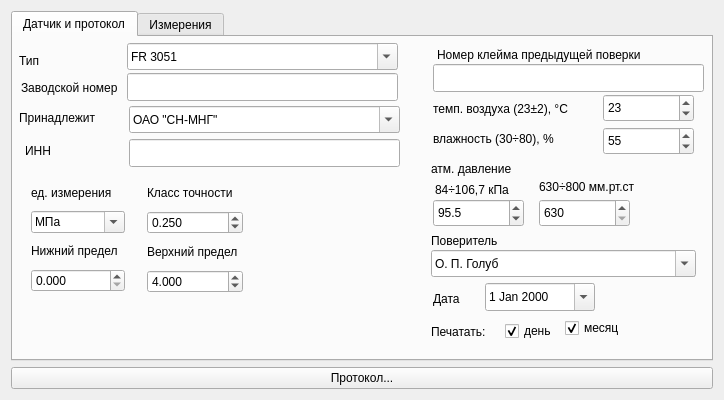
<ui version="4.0" >
 <class>PressForm</class>
 <widget class="QWidget" name="PressForm" >
  <property name="geometry" >
   <rect>
    <x>0</x>
    <y>0</y>
    <width>724</width>
    <height>400</height>
   </rect>
  </property>
  <property name="minimumSize" >
   <size>
    <width>724</width>
    <height>400</height>
   </size>
  </property>
  <property name="windowTitle" >
   <string>Поверка</string>
  </property>
  <layout class="QVBoxLayout" name="verticalLayout" >
   <item>
    <widget class="QTabWidget" name="tabWidget" >
     <property name="currentIndex" >
      <number>0</number>
     </property>
     <widget class="QWidget" name="tab" >
      <attribute name="title" >
       <string>Датчик и протокол</string>
      </attribute>
      <widget class="QLabel" name="label" >
       <property name="geometry" >
        <rect>
         <x>6</x>
         <y>15</y>
         <width>54</width>
         <height>18</height>
        </rect>
       </property>
       <property name="text" >
        <string>Тип</string>
       </property>
      </widget>
      <widget class="QComboBox" name="NameBox" >
       <property name="geometry" >
        <rect>
         <x>114</x>
         <y>6</y>
         <width>271</width>
         <height>27</height>
        </rect>
       </property>
       <property name="editable" >
        <bool>true</bool>
       </property>
       <item>
        <property name="text" >
         <string>FR 3051</string>
        </property>
       </item>
       <item>
        <property name="text" >
         <string>Метран</string>
        </property>
       </item>
       <item>
        <property name="text" >
         <string>Сапфир</string>
        </property>
       </item>
      </widget>
      <widget class="QLabel" name="label_2" >
       <property name="geometry" >
        <rect>
         <x>8</x>
         <y>42</y>
         <width>109</width>
         <height>18</height>
        </rect>
       </property>
       <property name="text" >
        <string>Заводской номер</string>
       </property>
      </widget>
      <widget class="QLineEdit" name="SerialEdit" >
       <property name="geometry" >
        <rect>
         <x>114</x>
         <y>36</y>
         <width>271</width>
         <height>28</height>
        </rect>
       </property>
      </widget>
      <widget class="QLabel" name="label_3" >
       <property name="geometry" >
        <rect>
         <x>6</x>
         <y>72</y>
         <width>89</width>
         <height>18</height>
        </rect>
       </property>
       <property name="text" >
        <string>Принадлежит</string>
       </property>
      </widget>
      <widget class="QComboBox" name="OwnerBox" >
       <property name="geometry" >
        <rect>
         <x>116</x>
         <y>69</y>
         <width>271</width>
         <height>27</height>
        </rect>
       </property>
       <property name="editable" >
        <bool>true</bool>
       </property>
       <item>
        <property name="text" >
         <string>ОАО "СН-МНГ"</string>
        </property>
       </item>
       <item>
        <property name="text" >
         <string>ОАО "ТНК-Нижневартовск"</string>
        </property>
       </item>
       <item>
        <property name="text" >
         <string>ОАО "СНГДУ-2"</string>
        </property>
       </item>
       <item>
        <property name="text" >
         <string>ОАО "СНГ"</string>
        </property>
       </item>
      </widget>
      <widget class="QDateEdit" name="dateEdit" >
       <property name="geometry" >
        <rect>
         <x>472</x>
         <y>246</y>
         <width>110</width>
         <height>28</height>
        </rect>
       </property>
       <property name="calendarPopup" >
        <bool>true</bool>
       </property>
       <property name="timeSpec" >
        <enum>Qt::LocalTime</enum>
       </property>
      </widget>
      <widget class="QLabel" name="label_14" >
       <property name="geometry" >
        <rect>
         <x>420</x>
         <y>252</y>
         <width>37</width>
         <height>20</height>
        </rect>
       </property>
       <property name="text" >
        <string>Дата</string>
       </property>
      </widget>
      <widget class="QLabel" name="label_15" >
       <property name="geometry" >
        <rect>
         <x>418</x>
         <y>285</y>
         <width>67</width>
         <height>20</height>
        </rect>
       </property>
       <property name="text" >
        <string>Печатать:</string>
       </property>
      </widget>
      <widget class="QCheckBox" name="DayBox" >
       <property name="geometry" >
        <rect>
         <x>492</x>
         <y>282</y>
         <width>59</width>
         <height>24</height>
        </rect>
       </property>
       <property name="text" >
        <string>день</string>
       </property>
       <property name="checked" >
        <bool>true</bool>
       </property>
      </widget>
      <widget class="QCheckBox" name="MonthBox" >
       <property name="geometry" >
        <rect>
         <x>552</x>
         <y>279</y>
         <width>65</width>
         <height>24</height>
        </rect>
       </property>
       <property name="text" >
        <string>месяц</string>
       </property>
       <property name="checked" >
        <bool>true</bool>
       </property>
      </widget>
      <widget class="QComboBox" name="PoverBox" >
       <property name="geometry" >
        <rect>
         <x>418</x>
         <y>213</y>
         <width>265</width>
         <height>27</height>
        </rect>
       </property>
       <property name="editable" >
        <bool>true</bool>
       </property>
       <item>
        <property name="text" >
         <string>О. П. Голуб</string>
        </property>
       </item>
       <item>
        <property name="text" >
         <string>Е. В. Денис</string>
        </property>
       </item>
       <item>
        <property name="text" >
         <string>Н. В. Григорьева</string>
        </property>
       </item>
       <item>
        <property name="text" >
         <string>С. В. Багаева</string>
        </property>
       </item>
      </widget>
      <widget class="QLabel" name="label_16" >
       <property name="geometry" >
        <rect>
         <x>418</x>
         <y>195</y>
         <width>89</width>
         <height>18</height>
        </rect>
       </property>
       <property name="text" >
        <string>Поверитель</string>
       </property>
      </widget>
      <widget class="QLineEdit" name="KleimoEdit" >
       <property name="geometry" >
        <rect>
         <x>420</x>
         <y>27</y>
         <width>271</width>
         <height>28</height>
        </rect>
       </property>
      </widget>
      <widget class="QLabel" name="label_17" >
       <property name="geometry" >
        <rect>
         <x>424</x>
         <y>9</y>
         <width>209</width>
         <height>18</height>
        </rect>
       </property>
       <property name="text" >
        <string>Номер клейма предыдущей поверки</string>
       </property>
      </widget>
      <widget class="QLabel" name="label_18" >
       <property name="geometry" >
        <rect>
         <x>420</x>
         <y>63</y>
         <width>151</width>
         <height>18</height>
        </rect>
       </property>
       <property name="text" >
        <string>&lt;!DOCTYPE HTML PUBLIC "-//W3C//DTD HTML 4.0//EN" "http://www.w3.org/TR/REC-html40/strict.dtd">
&lt;html>&lt;head>&lt;meta name="qrichtext" content="1" />&lt;style type="text/css">
p, li { white-space: pre-wrap; }
&lt;/style>&lt;/head>&lt;body style=" font-family:'Sans Serif'; font-size:9pt; font-weight:400; font-style:normal;">
&lt;p style=" margin-top:0px; margin-bottom:0px; margin-left:0px; margin-right:0px; -qt-block-indent:0; text-indent:0px;">темп. воздуха (23±2), °C&lt;/p>&lt;/body>&lt;/html></string>
       </property>
      </widget>
      <widget class="QLabel" name="label_19" >
       <property name="geometry" >
        <rect>
         <x>418</x>
         <y>123</y>
         <width>117</width>
         <height>18</height>
        </rect>
       </property>
       <property name="text" >
        <string>атм. давление</string>
       </property>
      </widget>
      <widget class="QLabel" name="label_20" >
       <property name="geometry" >
        <rect>
         <x>420</x>
         <y>93</y>
         <width>139</width>
         <height>18</height>
        </rect>
       </property>
       <property name="text" >
        <string>&lt;!DOCTYPE HTML PUBLIC "-//W3C//DTD HTML 4.0//EN" "http://www.w3.org/TR/REC-html40/strict.dtd">
&lt;html>&lt;head>&lt;meta name="qrichtext" content="1" />&lt;style type="text/css">
p, li { white-space: pre-wrap; }
&lt;/style>&lt;/head>&lt;body style=" font-family:'Sans Serif'; font-size:9pt; font-weight:400; font-style:normal;">
&lt;p style=" margin-top:0px; margin-bottom:0px; margin-left:0px; margin-right:0px; -qt-block-indent:0; text-indent:0px;">влажность (30÷80), %&lt;/p>&lt;/body>&lt;/html></string>
       </property>
      </widget>
      <widget class="QDoubleSpinBox" name="tvos_box" >
       <property name="geometry" >
        <rect>
         <x>590</x>
         <y>57</y>
         <width>91</width>
         <height>28</height>
        </rect>
       </property>
       <property name="decimals" >
        <number>0</number>
       </property>
       <property name="minimum" >
        <double>21.000000000000000</double>
       </property>
       <property name="maximum" >
        <double>25.000000000000000</double>
       </property>
       <property name="singleStep" >
        <double>1.000000000000000</double>
       </property>
       <property name="value" >
        <double>23.000000000000000</double>
       </property>
      </widget>
      <widget class="QDoubleSpinBox" name="water_box" >
       <property name="geometry" >
        <rect>
         <x>590</x>
         <y>90</y>
         <width>91</width>
         <height>28</height>
        </rect>
       </property>
       <property name="decimals" >
        <number>0</number>
       </property>
       <property name="minimum" >
        <double>30.000000000000000</double>
       </property>
       <property name="maximum" >
        <double>80.000000000000000</double>
       </property>
       <property name="singleStep" >
        <double>1.000000000000000</double>
       </property>
       <property name="value" >
        <double>55.000000000000000</double>
       </property>
      </widget>
      <widget class="QDoubleSpinBox" name="atmkpa_box" >
       <property name="geometry" >
        <rect>
         <x>420</x>
         <y>162</y>
         <width>91</width>
         <height>28</height>
        </rect>
       </property>
       <property name="decimals" >
        <number>1</number>
       </property>
       <property name="minimum" >
        <double>84.000000000000000</double>
       </property>
       <property name="maximum" >
        <double>106.700000000000003</double>
       </property>
       <property name="singleStep" >
        <double>0.500000000000000</double>
       </property>
       <property name="value" >
        <double>95.500000000000000</double>
       </property>
      </widget>
      <widget class="QDoubleSpinBox" name="atmmm_box" >
       <property name="geometry" >
        <rect>
         <x>526</x>
         <y>162</y>
         <width>91</width>
         <height>28</height>
        </rect>
       </property>
       <property name="decimals" >
        <number>0</number>
       </property>
       <property name="minimum" >
        <double>630.000000000000000</double>
       </property>
       <property name="maximum" >
        <double>800.000000000000000</double>
       </property>
       <property name="singleStep" >
        <double>1.000000000000000</double>
       </property>
       <property name="value" >
        <double>630.000000000000000</double>
       </property>
      </widget>
      <widget class="QLabel" name="label_21" >
       <property name="geometry" >
        <rect>
         <x>422</x>
         <y>144</y>
         <width>83</width>
         <height>18</height>
        </rect>
       </property>
       <property name="text" >
        <string>&lt;!DOCTYPE HTML PUBLIC "-//W3C//DTD HTML 4.0//EN" "http://www.w3.org/TR/REC-html40/strict.dtd">
&lt;html>&lt;head>&lt;meta name="qrichtext" content="1" />&lt;style type="text/css">
p, li { white-space: pre-wrap; }
&lt;/style>&lt;/head>&lt;body style=" font-family:'Sans Serif'; font-size:9pt; font-weight:400; font-style:normal;">
&lt;p style=" margin-top:0px; margin-bottom:0px; margin-left:0px; margin-right:0px; -qt-block-indent:0; text-indent:0px;">84÷106,7 кПа&lt;/p>&lt;/body>&lt;/html></string>
       </property>
      </widget>
      <widget class="QLabel" name="label_22" >
       <property name="geometry" >
        <rect>
         <x>526</x>
         <y>141</y>
         <width>115</width>
         <height>18</height>
        </rect>
       </property>
       <property name="text" >
        <string>630÷800 мм.рт.ст</string>
       </property>
      </widget>
      <widget class="QLabel" name="label_23" >
       <property name="geometry" >
        <rect>
         <x>12</x>
         <y>105</y>
         <width>53</width>
         <height>18</height>
        </rect>
       </property>
       <property name="text" >
        <string>ИНН</string>
       </property>
      </widget>
      <widget class="QLineEdit" name="INNEdit" >
       <property name="geometry" >
        <rect>
         <x>116</x>
         <y>102</y>
         <width>271</width>
         <height>28</height>
        </rect>
       </property>
      </widget>
      <widget class="QWidget" name="" >
       <property name="geometry" >
        <rect>
         <x>18</x>
         <y>144</y>
         <width>94</width>
         <height>111</height>
        </rect>
       </property>
       <layout class="QVBoxLayout" name="verticalLayout_2" >
        <item>
         <widget class="QLabel" name="label_4" >
          <property name="text" >
           <string>ед. измерения</string>
          </property>
         </widget>
        </item>
        <item>
         <widget class="QComboBox" name="UnitBox" >
          <property name="editable" >
           <bool>true</bool>
          </property>
          <item>
           <property name="text" >
            <string>МПа</string>
           </property>
          </item>
          <item>
           <property name="text" >
            <string>бар</string>
           </property>
          </item>
          <item>
           <property name="text" >
            <string>кПа</string>
           </property>
          </item>
          <item>
           <property name="text" >
            <string>кгс/см2</string>
           </property>
          </item>
          <item>
           <property name="text" >
            <string>мм. рт. ст</string>
           </property>
          </item>
         </widget>
        </item>
        <item>
         <widget class="QLabel" name="label_5" >
          <property name="text" >
           <string>Нижний предел</string>
          </property>
         </widget>
        </item>
        <item>
         <widget class="QDoubleSpinBox" name="minBox" >
          <property name="decimals" >
           <number>3</number>
          </property>
          <property name="maximum" >
           <double>10000.000000000000000</double>
          </property>
          <property name="value" >
           <double>0.000000000000000</double>
          </property>
         </widget>
        </item>
       </layout>
      </widget>
      <widget class="QWidget" name="" >
       <property name="geometry" >
        <rect>
         <x>134</x>
         <y>144</y>
         <width>96</width>
         <height>112</height>
        </rect>
       </property>
       <layout class="QVBoxLayout" name="verticalLayout_3" >
        <item>
         <widget class="QLabel" name="label_13" >
          <property name="text" >
           <string>Класс точности</string>
          </property>
         </widget>
        </item>
        <item>
         <widget class="QDoubleSpinBox" name="KlassBox" >
          <property name="decimals" >
           <number>3</number>
          </property>
          <property name="singleStep" >
           <double>0.250000000000000</double>
          </property>
          <property name="value" >
           <double>0.250000000000000</double>
          </property>
         </widget>
        </item>
        <item>
         <widget class="QLabel" name="label_6" >
          <property name="text" >
           <string>Верхний предел</string>
          </property>
         </widget>
        </item>
        <item>
         <widget class="QDoubleSpinBox" name="maxBox" >
          <property name="decimals" >
           <number>3</number>
          </property>
          <property name="maximum" >
           <double>10000.000000000000000</double>
          </property>
          <property name="value" >
           <double>4.000000000000000</double>
          </property>
         </widget>
        </item>
       </layout>
      </widget>
     </widget>
     <widget class="QWidget" name="tab_2" >
      <attribute name="title" >
       <string>Измерения</string>
      </attribute>
      <widget class="QWidget" name="gridLayoutWidget" >
       <property name="geometry" >
        <rect>
         <x>2</x>
         <y>36</y>
         <width>697</width>
         <height>280</height>
        </rect>
       </property>
       <layout class="QGridLayout" name="gridLayout" >
        <property name="margin" >
         <number>1</number>
        </property>
        <property name="spacing" >
         <number>1</number>
        </property>
        <item row="5" column="0" >
         <widget class="QLabel" name="p1Value" >
          <property name="text" >
           <string>TextLabel</string>
          </property>
          <property name="alignment" >
           <set>Qt::AlignCenter</set>
          </property>
         </widget>
        </item>
        <item row="6" column="0" >
         <widget class="QLabel" name="p2Value" >
          <property name="text" >
           <string>TextLabel</string>
          </property>
          <property name="alignment" >
           <set>Qt::AlignCenter</set>
          </property>
         </widget>
        </item>
        <item row="7" column="0" >
         <widget class="QLabel" name="p3Value" >
          <property name="text" >
           <string>TextLabel</string>
          </property>
          <property name="alignment" >
           <set>Qt::AlignCenter</set>
          </property>
         </widget>
        </item>
        <item row="8" column="0" >
         <widget class="QLabel" name="p4Value" >
          <property name="text" >
           <string>TextLabel</string>
          </property>
          <property name="alignment" >
           <set>Qt::AlignCenter</set>
          </property>
         </widget>
        </item>
        <item row="9" column="0" >
         <widget class="QLabel" name="p5Value" >
          <property name="text" >
           <string>TextLabel</string>
          </property>
          <property name="alignment" >
           <set>Qt::AlignCenter</set>
          </property>
         </widget>
        </item>
        <item row="10" column="0" >
         <widget class="QLabel" name="p6Value" >
          <property name="text" >
           <string>TextLabel</string>
          </property>
          <property name="alignment" >
           <set>Qt::AlignCenter</set>
          </property>
         </widget>
        </item>
        <item row="5" column="1" >
         <widget class="QLabel" name="i1Value" >
          <property name="text" >
           <string>TextLabel</string>
          </property>
          <property name="alignment" >
           <set>Qt::AlignCenter</set>
          </property>
         </widget>
        </item>
        <item row="6" column="1" >
         <widget class="QLabel" name="i2Value" >
          <property name="text" >
           <string>TextLabel</string>
          </property>
          <property name="alignment" >
           <set>Qt::AlignCenter</set>
          </property>
         </widget>
        </item>
        <item row="7" column="1" >
         <widget class="QLabel" name="i3Value" >
          <property name="text" >
           <string>TextLabel</string>
          </property>
          <property name="alignment" >
           <set>Qt::AlignCenter</set>
          </property>
         </widget>
        </item>
        <item row="8" column="1" >
         <widget class="QLabel" name="i4Value" >
          <property name="text" >
           <string>TextLabel</string>
          </property>
          <property name="alignment" >
           <set>Qt::AlignCenter</set>
          </property>
         </widget>
        </item>
        <item row="9" column="1" >
         <widget class="QLabel" name="i5Value" >
          <property name="text" >
           <string>TextLabel</string>
          </property>
          <property name="alignment" >
           <set>Qt::AlignCenter</set>
          </property>
         </widget>
        </item>
        <item row="10" column="1" >
         <widget class="QLabel" name="i6Value" >
          <property name="text" >
           <string>TextLabel</string>
          </property>
          <property name="alignment" >
           <set>Qt::AlignCenter</set>
          </property>
         </widget>
        </item>
        <item row="5" column="2" >
         <widget class="QDoubleSpinBox" name="i1u" >
          <property name="decimals" >
           <number>3</number>
          </property>
          <property name="singleStep" >
           <double>0.001000000000000</double>
          </property>
         </widget>
        </item>
        <item row="6" column="2" >
         <widget class="QDoubleSpinBox" name="i2u" >
          <property name="decimals" >
           <number>3</number>
          </property>
          <property name="singleStep" >
           <double>0.001000000000000</double>
          </property>
         </widget>
        </item>
        <item row="7" column="2" >
         <widget class="QDoubleSpinBox" name="i3u" >
          <property name="decimals" >
           <number>3</number>
          </property>
          <property name="singleStep" >
           <double>0.001000000000000</double>
          </property>
         </widget>
        </item>
        <item row="8" column="2" >
         <widget class="QDoubleSpinBox" name="i4u" >
          <property name="decimals" >
           <number>3</number>
          </property>
          <property name="singleStep" >
           <double>0.001000000000000</double>
          </property>
         </widget>
        </item>
        <item row="9" column="2" >
         <widget class="QDoubleSpinBox" name="i5u" >
          <property name="decimals" >
           <number>3</number>
          </property>
          <property name="singleStep" >
           <double>0.001000000000000</double>
          </property>
         </widget>
        </item>
        <item row="10" column="2" >
         <widget class="QDoubleSpinBox" name="i6u" >
          <property name="decimals" >
           <number>3</number>
          </property>
          <property name="singleStep" >
           <double>0.001000000000000</double>
          </property>
         </widget>
        </item>
        <item row="5" column="3" >
         <widget class="QDoubleSpinBox" name="i1d" >
          <property name="decimals" >
           <number>3</number>
          </property>
          <property name="singleStep" >
           <double>0.001000000000000</double>
          </property>
         </widget>
        </item>
        <item row="6" column="3" >
         <widget class="QDoubleSpinBox" name="i2d" >
          <property name="decimals" >
           <number>3</number>
          </property>
          <property name="singleStep" >
           <double>0.001000000000000</double>
          </property>
         </widget>
        </item>
        <item row="7" column="3" >
         <widget class="QDoubleSpinBox" name="i3d" >
          <property name="decimals" >
           <number>3</number>
          </property>
          <property name="singleStep" >
           <double>0.001000000000000</double>
          </property>
         </widget>
        </item>
        <item row="8" column="3" >
         <widget class="QDoubleSpinBox" name="i4d" >
          <property name="decimals" >
           <number>3</number>
          </property>
          <property name="singleStep" >
           <double>0.001000000000000</double>
          </property>
         </widget>
        </item>
        <item row="9" column="3" >
         <widget class="QDoubleSpinBox" name="i5d" >
          <property name="decimals" >
           <number>3</number>
          </property>
          <property name="singleStep" >
           <double>0.001000000000000</double>
          </property>
         </widget>
        </item>
        <item row="10" column="3" >
         <widget class="QDoubleSpinBox" name="i6d" >
          <property name="decimals" >
           <number>3</number>
          </property>
          <property name="singleStep" >
           <double>0.001000000000000</double>
          </property>
         </widget>
        </item>
        <item row="5" column="4" >
         <widget class="QLabel" name="du1" >
          <property name="sizePolicy" >
           <sizepolicy vsizetype="Preferred" hsizetype="Preferred" >
            <horstretch>1</horstretch>
            <verstretch>0</verstretch>
           </sizepolicy>
          </property>
          <property name="text" >
           <string>0,000 мА (0,00%)</string>
          </property>
          <property name="alignment" >
           <set>Qt::AlignCenter</set>
          </property>
         </widget>
        </item>
        <item row="6" column="4" >
         <widget class="QLabel" name="du2" >
          <property name="sizePolicy" >
           <sizepolicy vsizetype="Preferred" hsizetype="Preferred" >
            <horstretch>1</horstretch>
            <verstretch>0</verstretch>
           </sizepolicy>
          </property>
          <property name="text" >
           <string>0,000 мА (0,00%)</string>
          </property>
          <property name="alignment" >
           <set>Qt::AlignCenter</set>
          </property>
         </widget>
        </item>
        <item row="7" column="4" >
         <widget class="QLabel" name="du3" >
          <property name="sizePolicy" >
           <sizepolicy vsizetype="Preferred" hsizetype="Preferred" >
            <horstretch>1</horstretch>
            <verstretch>0</verstretch>
           </sizepolicy>
          </property>
          <property name="text" >
           <string>0,000 мА (0,00%)</string>
          </property>
          <property name="alignment" >
           <set>Qt::AlignCenter</set>
          </property>
         </widget>
        </item>
        <item row="8" column="4" >
         <widget class="QLabel" name="du4" >
          <property name="sizePolicy" >
           <sizepolicy vsizetype="Preferred" hsizetype="Preferred" >
            <horstretch>1</horstretch>
            <verstretch>0</verstretch>
           </sizepolicy>
          </property>
          <property name="text" >
           <string>0,000 мА (0,00%)</string>
          </property>
          <property name="alignment" >
           <set>Qt::AlignCenter</set>
          </property>
         </widget>
        </item>
        <item row="9" column="4" >
         <widget class="QLabel" name="du5" >
          <property name="sizePolicy" >
           <sizepolicy vsizetype="Preferred" hsizetype="Preferred" >
            <horstretch>1</horstretch>
            <verstretch>0</verstretch>
           </sizepolicy>
          </property>
          <property name="text" >
           <string>0,000 мА (0,00%)</string>
          </property>
          <property name="alignment" >
           <set>Qt::AlignCenter</set>
          </property>
         </widget>
        </item>
        <item row="10" column="4" >
         <widget class="QLabel" name="du6" >
          <property name="sizePolicy" >
           <sizepolicy vsizetype="Preferred" hsizetype="Preferred" >
            <horstretch>1</horstretch>
            <verstretch>0</verstretch>
           </sizepolicy>
          </property>
          <property name="text" >
           <string>0,000 мА (0,00%)</string>
          </property>
          <property name="alignment" >
           <set>Qt::AlignCenter</set>
          </property>
         </widget>
        </item>
        <item row="5" column="5" >
         <widget class="QLabel" name="dd1" >
          <property name="sizePolicy" >
           <sizepolicy vsizetype="Preferred" hsizetype="Preferred" >
            <horstretch>1</horstretch>
            <verstretch>0</verstretch>
           </sizepolicy>
          </property>
          <property name="text" >
           <string>0,000 мА (0,00%)</string>
          </property>
          <property name="alignment" >
           <set>Qt::AlignCenter</set>
          </property>
         </widget>
        </item>
        <item row="6" column="5" >
         <widget class="QLabel" name="dd2" >
          <property name="sizePolicy" >
           <sizepolicy vsizetype="Preferred" hsizetype="Preferred" >
            <horstretch>1</horstretch>
            <verstretch>0</verstretch>
           </sizepolicy>
          </property>
          <property name="text" >
           <string>0,000 мА (0,00%)</string>
          </property>
          <property name="alignment" >
           <set>Qt::AlignCenter</set>
          </property>
         </widget>
        </item>
        <item row="7" column="5" >
         <widget class="QLabel" name="dd3" >
          <property name="sizePolicy" >
           <sizepolicy vsizetype="Preferred" hsizetype="Preferred" >
            <horstretch>1</horstretch>
            <verstretch>0</verstretch>
           </sizepolicy>
          </property>
          <property name="text" >
           <string>0,000 мА (0,00%)</string>
          </property>
          <property name="alignment" >
           <set>Qt::AlignCenter</set>
          </property>
         </widget>
        </item>
        <item row="8" column="5" >
         <widget class="QLabel" name="dd4" >
          <property name="sizePolicy" >
           <sizepolicy vsizetype="Preferred" hsizetype="Preferred" >
            <horstretch>1</horstretch>
            <verstretch>0</verstretch>
           </sizepolicy>
          </property>
          <property name="text" >
           <string>0,000 мА (0,00%)</string>
          </property>
          <property name="alignment" >
           <set>Qt::AlignCenter</set>
          </property>
         </widget>
        </item>
        <item row="9" column="5" >
         <widget class="QLabel" name="dd5" >
          <property name="sizePolicy" >
           <sizepolicy vsizetype="Preferred" hsizetype="Preferred" >
            <horstretch>1</horstretch>
            <verstretch>0</verstretch>
           </sizepolicy>
          </property>
          <property name="text" >
           <string>0,000 мА (0,00%)</string>
          </property>
          <property name="alignment" >
           <set>Qt::AlignCenter</set>
          </property>
         </widget>
        </item>
        <item row="10" column="5" >
         <widget class="QLabel" name="dd6" >
          <property name="sizePolicy" >
           <sizepolicy vsizetype="Preferred" hsizetype="Preferred" >
            <horstretch>1</horstretch>
            <verstretch>0</verstretch>
           </sizepolicy>
          </property>
          <property name="text" >
           <string>0,000 мА (0,00%)</string>
          </property>
          <property name="alignment" >
           <set>Qt::AlignCenter</set>
          </property>
         </widget>
        </item>
        <item row="5" column="6" >
         <widget class="QLabel" name="v1" >
          <property name="sizePolicy" >
           <sizepolicy vsizetype="Preferred" hsizetype="Preferred" >
            <horstretch>1</horstretch>
            <verstretch>0</verstretch>
           </sizepolicy>
          </property>
          <property name="text" >
           <string>0,000 мА (0,00%)</string>
          </property>
          <property name="alignment" >
           <set>Qt::AlignCenter</set>
          </property>
         </widget>
        </item>
        <item row="6" column="6" >
         <widget class="QLabel" name="v2" >
          <property name="sizePolicy" >
           <sizepolicy vsizetype="Preferred" hsizetype="Preferred" >
            <horstretch>1</horstretch>
            <verstretch>0</verstretch>
           </sizepolicy>
          </property>
          <property name="text" >
           <string>0,000 мА (0,00%)</string>
          </property>
          <property name="alignment" >
           <set>Qt::AlignCenter</set>
          </property>
         </widget>
        </item>
        <item row="7" column="6" >
         <widget class="QLabel" name="v3" >
          <property name="sizePolicy" >
           <sizepolicy vsizetype="Preferred" hsizetype="Preferred" >
            <horstretch>1</horstretch>
            <verstretch>0</verstretch>
           </sizepolicy>
          </property>
          <property name="text" >
           <string>0,000 мА (0,00%)</string>
          </property>
          <property name="alignment" >
           <set>Qt::AlignCenter</set>
          </property>
         </widget>
        </item>
        <item row="8" column="6" >
         <widget class="QLabel" name="v4" >
          <property name="sizePolicy" >
           <sizepolicy vsizetype="Preferred" hsizetype="Preferred" >
            <horstretch>1</horstretch>
            <verstretch>0</verstretch>
           </sizepolicy>
          </property>
          <property name="text" >
           <string>0,000 мА (0,00%)</string>
          </property>
          <property name="alignment" >
           <set>Qt::AlignCenter</set>
          </property>
         </widget>
        </item>
        <item row="9" column="6" >
         <widget class="QLabel" name="v5" >
          <property name="sizePolicy" >
           <sizepolicy vsizetype="Preferred" hsizetype="Preferred" >
            <horstretch>1</horstretch>
            <verstretch>0</verstretch>
           </sizepolicy>
          </property>
          <property name="text" >
           <string>0,000 мА (0,00%)</string>
          </property>
          <property name="alignment" >
           <set>Qt::AlignCenter</set>
          </property>
         </widget>
        </item>
        <item row="10" column="6" >
         <widget class="QLabel" name="v6" >
          <property name="sizePolicy" >
           <sizepolicy vsizetype="Preferred" hsizetype="Preferred" >
            <horstretch>1</horstretch>
            <verstretch>0</verstretch>
           </sizepolicy>
          </property>
          <property name="text" >
           <string>0,000 мА (0,00%)</string>
          </property>
          <property name="alignment" >
           <set>Qt::AlignCenter</set>
          </property>
         </widget>
        </item>
        <item row="4" column="3" >
         <widget class="QLabel" name="label_12" >
          <property name="text" >
           <string>обр. ход</string>
          </property>
          <property name="alignment" >
           <set>Qt::AlignCenter</set>
          </property>
         </widget>
        </item>
        <item row="4" column="2" >
         <widget class="QLabel" name="label_11" >
          <property name="text" >
           <string>Пр. ход</string>
          </property>
          <property name="alignment" >
           <set>Qt::AlignCenter</set>
          </property>
         </widget>
        </item>
        <item row="4" column="1" >
         <widget class="QLabel" name="label_9" >
          <property name="text" >
           <string>Расч. ток</string>
          </property>
          <property name="alignment" >
           <set>Qt::AlignCenter</set>
          </property>
         </widget>
        </item>
        <item row="4" column="0" >
         <widget class="QLabel" name="label_8" >
          <property name="text" >
           <string>Заданное давление</string>
          </property>
          <property name="alignment" >
           <set>Qt::AlignCenter</set>
          </property>
         </widget>
        </item>
        <item row="11" column="0" >
         <widget class="QLabel" name="label_maxd" >
          <property name="text" >
           <string>0,00%</string>
          </property>
          <property name="alignment" >
           <set>Qt::AlignCenter</set>
          </property>
         </widget>
        </item>
        <item row="11" column="2" >
         <widget class="QLabel" name="label_maxv" >
          <property name="text" >
           <string>0,00</string>
          </property>
          <property name="alignment" >
           <set>Qt::AlignCenter</set>
          </property>
         </widget>
        </item>
        <item row="3" column="2" >
         <widget class="QLabel" name="label_10" >
          <property name="text" >
           <string>измереннный ток</string>
          </property>
          <property name="alignment" >
           <set>Qt::AlignCenter</set>
          </property>
         </widget>
        </item>
       </layout>
      </widget>
      <widget class="QLabel" name="label_7" >
       <property name="geometry" >
        <rect>
         <x>10</x>
         <y>9</y>
         <width>111</width>
         <height>18</height>
        </rect>
       </property>
       <property name="text" >
        <string>Кол-во точек</string>
       </property>
      </widget>
      <widget class="QSpinBox" name="col_pointsBox" >
       <property name="geometry" >
        <rect>
         <x>132</x>
         <y>6</y>
         <width>51</width>
         <height>28</height>
        </rect>
       </property>
       <property name="minimum" >
        <number>5</number>
       </property>
       <property name="maximum" >
        <number>6</number>
       </property>
      </widget>
     </widget>
    </widget>
   </item>
   <item>
    <widget class="QPushButton" name="PrintButton" >
     <property name="text" >
      <string>Протокол...</string>
     </property>
    </widget>
   </item>
  </layout>
 </widget>
 <tabstops>
  <tabstop>NameBox</tabstop>
  <tabstop>SerialEdit</tabstop>
  <tabstop>OwnerBox</tabstop>
  <tabstop>INNEdit</tabstop>
  <tabstop>UnitBox</tabstop>
  <tabstop>KlassBox</tabstop>
  <tabstop>minBox</tabstop>
  <tabstop>maxBox</tabstop>
  <tabstop>KleimoEdit</tabstop>
  <tabstop>tvos_box</tabstop>
  <tabstop>water_box</tabstop>
  <tabstop>atmkpa_box</tabstop>
  <tabstop>atmmm_box</tabstop>
  <tabstop>PoverBox</tabstop>
  <tabstop>dateEdit</tabstop>
  <tabstop>DayBox</tabstop>
  <tabstop>MonthBox</tabstop>
  <tabstop>tabWidget</tabstop>
  <tabstop>col_pointsBox</tabstop>
  <tabstop>i1u</tabstop>
  <tabstop>i1d</tabstop>
  <tabstop>i2u</tabstop>
  <tabstop>i2d</tabstop>
  <tabstop>i3u</tabstop>
  <tabstop>i3d</tabstop>
  <tabstop>i4u</tabstop>
  <tabstop>i4d</tabstop>
  <tabstop>i5u</tabstop>
  <tabstop>i5d</tabstop>
  <tabstop>i6u</tabstop>
  <tabstop>i6d</tabstop>
  <tabstop>PrintButton</tabstop>
 </tabstops>
 <resources/>
 <connections/>
</ui>
